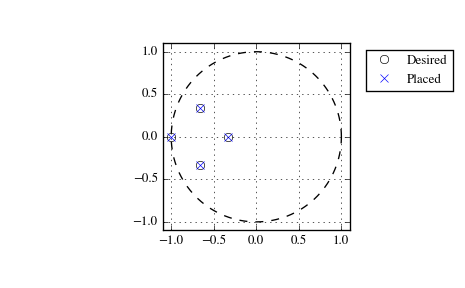

The script that drew this image:
# A simple example demonstrating real pole placement using both KNV and YT
# algorithms.  This is example number 1 from section 4 of the reference KNV
# publication ([R194]_):

from scipy import signal
import matplotlib.pyplot as plt

A = np.array([[ 1.380,  -0.2077,  6.715, -5.676  ],
              [-0.5814, -4.290,   0,      0.6750 ],
              [ 1.067,   4.273,  -6.654,  5.893  ],
              [ 0.0480,  4.273,   1.343, -2.104  ]])
B = np.array([[ 0,      5.679 ],
              [ 1.136,  1.136 ],
              [ 0,      0,    ],
              [-3.146,  0     ]])
P = np.array([-0.2, -0.5, -5.0566, -8.6659])

# Now compute K with KNV method 0, with the default YT method and with the YT
# method while forcing 100 iterations of the algorithm and print some results
# after each call.

fsf1 = signal.place_poles(A, B, P, method='KNV0')
fsf1.gain_matrix
# array([[ 0.20071427, -0.96665799,  0.24066128, -0.10279785],
# [ 0.50587268,  0.57779091,  0.51795763, -0.41991442]])

fsf2 = signal.place_poles(A, B, P)  # uses YT method
fsf2.computed_poles
# array([-8.6659, -5.0566, -0.5   , -0.2   ])

fsf3 = signal.place_poles(A, B, P, rtol=-1, maxiter=100)
fsf3.X
# array([[ 0.52072442+0.j, -0.08409372+0.j, -0.56847937+0.j,  0.74823657+0.j],
# [-0.04977751+0.j, -0.80872954+0.j,  0.13566234+0.j, -0.29322906+0.j],
# [-0.82266932+0.j, -0.19168026+0.j, -0.56348322+0.j, -0.43815060+0.j],
# [ 0.22267347+0.j,  0.54967577+0.j, -0.58387806+0.j, -0.40271926+0.j]])

# The absolute value of the determinant of X is a good indicator to check the
# robustness of the results, both ``'KNV0'`` and ``'YT'`` aim at maximizing
# it.  Below a comparison of the robustness of the results above:

abs(np.linalg.det(fsf1.X)) < abs(np.linalg.det(fsf2.X))
# True
abs(np.linalg.det(fsf2.X)) < abs(np.linalg.det(fsf3.X))
# True

# Now a simple example for complex poles:

A = np.array([[ 0,  7/3.,  0,   0   ],
              [ 0,   0,    0,  7/9. ],
              [ 0,   0,    0,   0   ],
              [ 0,   0,    0,   0   ]])
B = np.array([[ 0,  0 ],
              [ 0,  0 ],
              [ 1,  0 ],
              [ 0,  1 ]])
P = np.array([-3, -1, -2-1j, -2+1j]) / 3.
fsf = signal.place_poles(A, B, P, method='YT')

# We can plot the desired and computed poles in the complex plane:

t = np.linspace(0, 2*np.pi, 401)
plt.plot(np.cos(t), np.sin(t), 'k--')  # unit circle
plt.plot(fsf.requested_poles.real, fsf.requested_poles.imag,
         'wo', label='Desired')
plt.plot(fsf.computed_poles.real, fsf.computed_poles.imag, 'bx',
         label='Placed')
plt.grid()
plt.axis('image')
plt.axis([-1.1, 1.1, -1.1, 1.1])
plt.legend(bbox_to_anchor=(1.05, 1), loc=2, numpoints=1)
